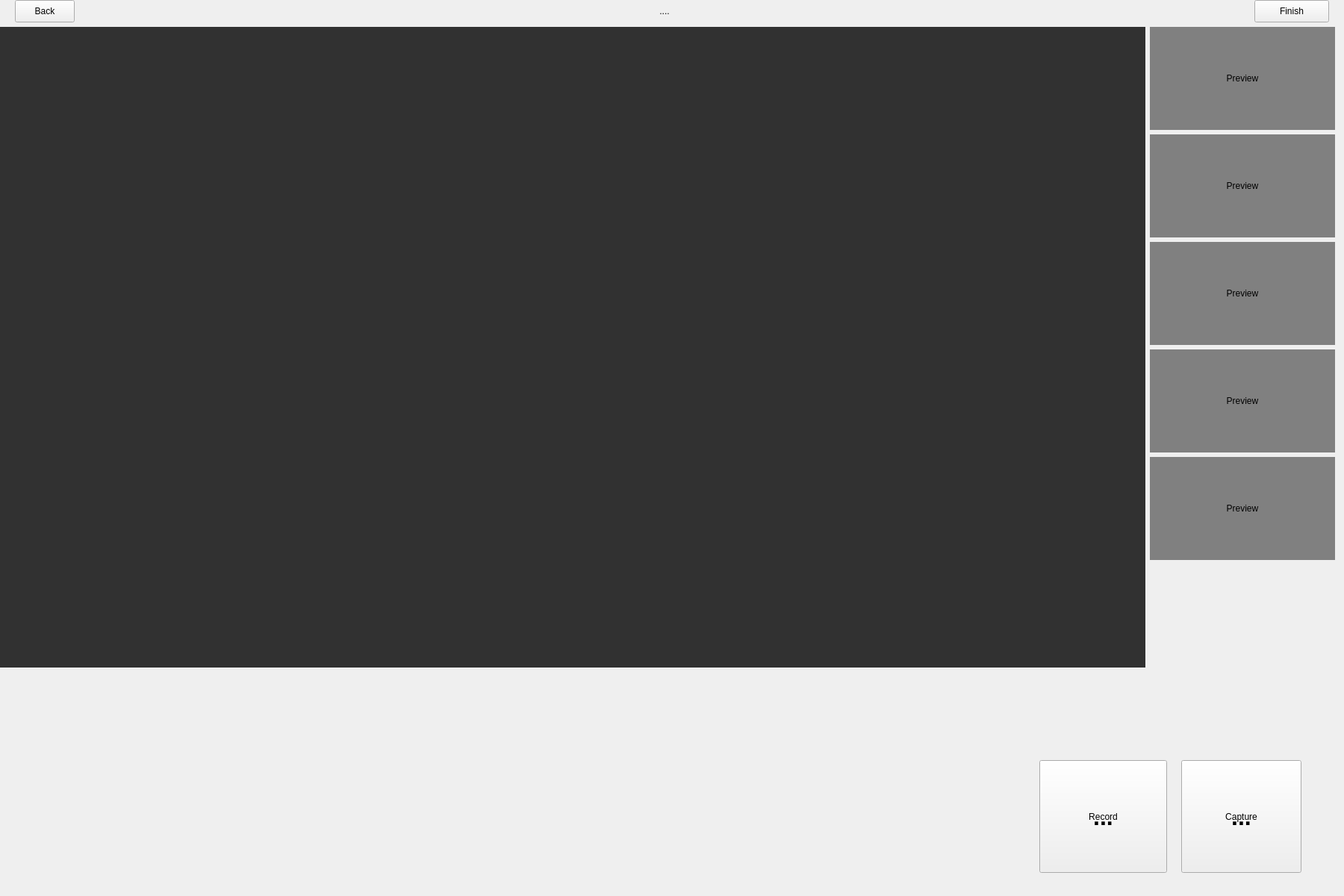
<?xml version="1.0" encoding="UTF-8"?>
<ui version="4.0">
 <class>VideoController</class>
 <widget class="QWidget" name="VideoController">
  <property name="geometry">
   <rect>
    <x>0</x>
    <y>0</y>
    <width>1800</width>
    <height>1200</height>
   </rect>
  </property>
  <property name="windowTitle">
   <string>Form</string>
  </property>
  <layout class="QVBoxLayout" name="verticalLayout">
   <property name="leftMargin">
    <number>0</number>
   </property>
   <property name="topMargin">
    <number>0</number>
   </property>
   <property name="rightMargin">
    <number>0</number>
   </property>
   <property name="bottomMargin">
    <number>0</number>
   </property>
   <item>
    <widget class="QWidget" name="widget" native="true">
     <property name="minimumSize">
      <size>
       <width>0</width>
       <height>30</height>
      </size>
     </property>
     <property name="maximumSize">
      <size>
       <width>16777215</width>
       <height>30</height>
      </size>
     </property>
     <layout class="QHBoxLayout" name="horizontalLayout_2">
      <property name="leftMargin">
       <number>20</number>
      </property>
      <property name="topMargin">
       <number>0</number>
      </property>
      <property name="rightMargin">
       <number>20</number>
      </property>
      <property name="bottomMargin">
       <number>0</number>
      </property>
      <item>
       <widget class="QPushButton" name="back_btn">
        <property name="minimumSize">
         <size>
          <width>80</width>
          <height>30</height>
         </size>
        </property>
        <property name="maximumSize">
         <size>
          <width>50</width>
          <height>16777215</height>
         </size>
        </property>
        <property name="text">
         <string>Back</string>
        </property>
       </widget>
      </item>
      <item>
       <widget class="QLabel" name="label_text">
        <property name="text">
         <string>....</string>
        </property>
        <property name="alignment">
         <set>Qt::AlignCenter</set>
        </property>
       </widget>
      </item>
      <item>
       <widget class="QPushButton" name="finish_button">
        <property name="minimumSize">
         <size>
          <width>100</width>
          <height>30</height>
         </size>
        </property>
        <property name="maximumSize">
         <size>
          <width>100</width>
          <height>16777215</height>
         </size>
        </property>
        <property name="text">
         <string>Finish</string>
        </property>
       </widget>
      </item>
     </layout>
    </widget>
   </item>
   <item>
    <widget class="QWidget" name="widget_3" native="true">
     <layout class="QHBoxLayout" name="horizontalLayout">
      <property name="sizeConstraint">
       <enum>QLayout::SetMaximumSize</enum>
      </property>
      <property name="leftMargin">
       <number>0</number>
      </property>
      <property name="topMargin">
       <number>0</number>
      </property>
      <property name="rightMargin">
       <number>0</number>
      </property>
      <property name="bottomMargin">
       <number>0</number>
      </property>
      <item>
       <widget class="QWidget" name="widget_8" native="true">
        <property name="styleSheet">
         <string notr="true">background:rgb(0, 0, 0)</string>
        </property>
        <layout class="QHBoxLayout" name="horizontalLayout_4">
         <property name="leftMargin">
          <number>0</number>
         </property>
         <property name="topMargin">
          <number>0</number>
         </property>
         <property name="rightMargin">
          <number>0</number>
         </property>
         <property name="bottomMargin">
          <number>0</number>
         </property>
         <item>
          <widget class="QCameraViewfinder" name="live" native="true">
           <property name="styleSheet">
            <string notr="true">background:rgb(49, 49, 49)</string>
           </property>
          </widget>
         </item>
        </layout>
       </widget>
      </item>
      <item>
       <widget class="QWidget" name="widget_4" native="true">
        <property name="minimumSize">
         <size>
          <width>260</width>
          <height>0</height>
         </size>
        </property>
        <property name="maximumSize">
         <size>
          <width>260</width>
          <height>16777215</height>
         </size>
        </property>
        <property name="sizeIncrement">
         <size>
          <width>0</width>
          <height>0</height>
         </size>
        </property>
        <property name="baseSize">
         <size>
          <width>0</width>
          <height>0</height>
         </size>
        </property>
        <layout class="QVBoxLayout" name="verticalLayout_2">
         <property name="leftMargin">
          <number>0</number>
         </property>
         <property name="topMargin">
          <number>0</number>
         </property>
         <property name="rightMargin">
          <number>12</number>
         </property>
         <property name="bottomMargin">
          <number>0</number>
         </property>
         <item>
          <widget class="QLabel" name="preview">
           <property name="maximumSize">
            <size>
             <width>16777215</width>
             <height>150</height>
            </size>
           </property>
           <property name="sizeIncrement">
            <size>
             <width>0</width>
             <height>0</height>
            </size>
           </property>
           <property name="styleSheet">
            <string notr="true">background:rgb(128, 128, 128)</string>
           </property>
           <property name="text">
            <string>Preview</string>
           </property>
           <property name="alignment">
            <set>Qt::AlignCenter</set>
           </property>
          </widget>
         </item>
         <item>
          <widget class="QLabel" name="preview_2">
           <property name="maximumSize">
            <size>
             <width>16777215</width>
             <height>150</height>
            </size>
           </property>
           <property name="sizeIncrement">
            <size>
             <width>0</width>
             <height>0</height>
            </size>
           </property>
           <property name="styleSheet">
            <string notr="true">background:rgb(128, 128, 128)</string>
           </property>
           <property name="text">
            <string>Preview</string>
           </property>
           <property name="alignment">
            <set>Qt::AlignCenter</set>
           </property>
          </widget>
         </item>
         <item>
          <widget class="QLabel" name="preview_3">
           <property name="maximumSize">
            <size>
             <width>16777215</width>
             <height>150</height>
            </size>
           </property>
           <property name="sizeIncrement">
            <size>
             <width>0</width>
             <height>0</height>
            </size>
           </property>
           <property name="styleSheet">
            <string notr="true">background:rgb(128, 128, 128)</string>
           </property>
           <property name="text">
            <string>Preview</string>
           </property>
           <property name="alignment">
            <set>Qt::AlignCenter</set>
           </property>
          </widget>
         </item>
         <item>
          <widget class="QLabel" name="preview_4">
           <property name="maximumSize">
            <size>
             <width>16777215</width>
             <height>150</height>
            </size>
           </property>
           <property name="sizeIncrement">
            <size>
             <width>0</width>
             <height>0</height>
            </size>
           </property>
           <property name="styleSheet">
            <string notr="true">background:rgb(128, 128, 128)</string>
           </property>
           <property name="text">
            <string>Preview</string>
           </property>
           <property name="alignment">
            <set>Qt::AlignCenter</set>
           </property>
          </widget>
         </item>
         <item>
          <widget class="QLabel" name="preview_5">
           <property name="maximumSize">
            <size>
             <width>16777215</width>
             <height>150</height>
            </size>
           </property>
           <property name="sizeIncrement">
            <size>
             <width>0</width>
             <height>0</height>
            </size>
           </property>
           <property name="styleSheet">
            <string notr="true">background:rgb(128, 128, 128)</string>
           </property>
           <property name="text">
            <string>Preview</string>
           </property>
           <property name="alignment">
            <set>Qt::AlignCenter</set>
           </property>
          </widget>
         </item>
         <item>
          <widget class="QWidget" name="widget_5" native="true"/>
         </item>
        </layout>
       </widget>
      </item>
     </layout>
    </widget>
   </item>
   <item>
    <widget class="QWidget" name="widget_2" native="true">
     <property name="minimumSize">
      <size>
       <width>0</width>
       <height>300</height>
      </size>
     </property>
     <property name="maximumSize">
      <size>
       <width>16777215</width>
       <height>100</height>
      </size>
     </property>
     <layout class="QHBoxLayout" name="horizontalLayout_3">
      <item>
       <widget class="QWidget" name="widget_7" native="true">
        <layout class="QHBoxLayout" name="horizontalLayout_5">
         <item>
          <widget class="VideoSetting" name="video_setting" native="true"/>
         </item>
         <item>
          <widget class="QWidget" name="widget_9" native="true">
           <widget class="QLabel" name="msg">
            <property name="geometry">
             <rect>
              <x>40</x>
              <y>20</y>
              <width>521</width>
              <height>81</height>
             </rect>
            </property>
            <property name="text">
             <string/>
            </property>
           </widget>
          </widget>
         </item>
         <item>
          <widget class="QWidget" name="widget_6" native="true">
           <property name="maximumSize">
            <size>
             <width>400</width>
             <height>16777215</height>
            </size>
           </property>
           <widget class="QToolButton" name="record_btn">
            <property name="geometry">
             <rect>
              <x>10</x>
              <y>0</y>
              <width>171</width>
              <height>151</height>
             </rect>
            </property>
            <property name="text">
             <string>Record</string>
            </property>
            <property name="icon">
             <iconset>
              <normalon>:/Appr1.png</normalon>
              <activeon>:/Appr3.png</activeon>
             </iconset>
            </property>
            <property name="iconSize">
             <size>
              <width>50</width>
              <height>50</height>
             </size>
            </property>
            <property name="toolButtonStyle">
             <enum>Qt::ToolButtonIconOnly</enum>
            </property>
           </widget>
           <widget class="QToolButton" name="capture_btn">
            <property name="geometry">
             <rect>
              <x>200</x>
              <y>0</y>
              <width>161</width>
              <height>151</height>
             </rect>
            </property>
            <property name="styleSheet">
             <string notr="true"/>
            </property>
            <property name="text">
             <string>Capture</string>
            </property>
            <property name="icon">
             <iconset>
              <normalon>:/Appr4.png</normalon>
              <activeon>:/Appr5.png</activeon>
             </iconset>
            </property>
            <property name="iconSize">
             <size>
              <width>50</width>
              <height>50</height>
             </size>
            </property>
            <property name="autoRepeat">
             <bool>false</bool>
            </property>
            <property name="toolButtonStyle">
             <enum>Qt::ToolButtonIconOnly</enum>
            </property>
           </widget>
           <widget class="QLabel" name="capture_status">
            <property name="geometry">
             <rect>
              <x>260</x>
              <y>50</y>
              <width>41</width>
              <height>51</height>
             </rect>
            </property>
            <property name="font">
             <font>
              <pointsize>24</pointsize>
              <weight>75</weight>
              <bold>true</bold>
             </font>
            </property>
            <property name="text">
             <string>...</string>
            </property>
            <property name="alignment">
             <set>Qt::AlignCenter</set>
            </property>
           </widget>
           <widget class="QLabel" name="record_status">
            <property name="geometry">
             <rect>
              <x>40</x>
              <y>50</y>
              <width>111</width>
              <height>51</height>
             </rect>
            </property>
            <property name="font">
             <font>
              <pointsize>24</pointsize>
              <weight>75</weight>
              <bold>true</bold>
             </font>
            </property>
            <property name="text">
             <string>...</string>
            </property>
            <property name="alignment">
             <set>Qt::AlignCenter</set>
            </property>
           </widget>
          </widget>
         </item>
        </layout>
       </widget>
      </item>
     </layout>
    </widget>
   </item>
  </layout>
 </widget>
 <customwidgets>
  <customwidget>
   <class>QCameraViewfinder</class>
   <extends>QWidget</extends>
   <header>qcameraviewfinder.h</header>
   <container>1</container>
  </customwidget>
  <customwidget>
   <class>VideoSetting</class>
   <extends>QWidget</extends>
   <header>videosetting.h</header>
   <container>1</container>
  </customwidget>
 </customwidgets>
 <resources/>
 <connections/>
</ui>
